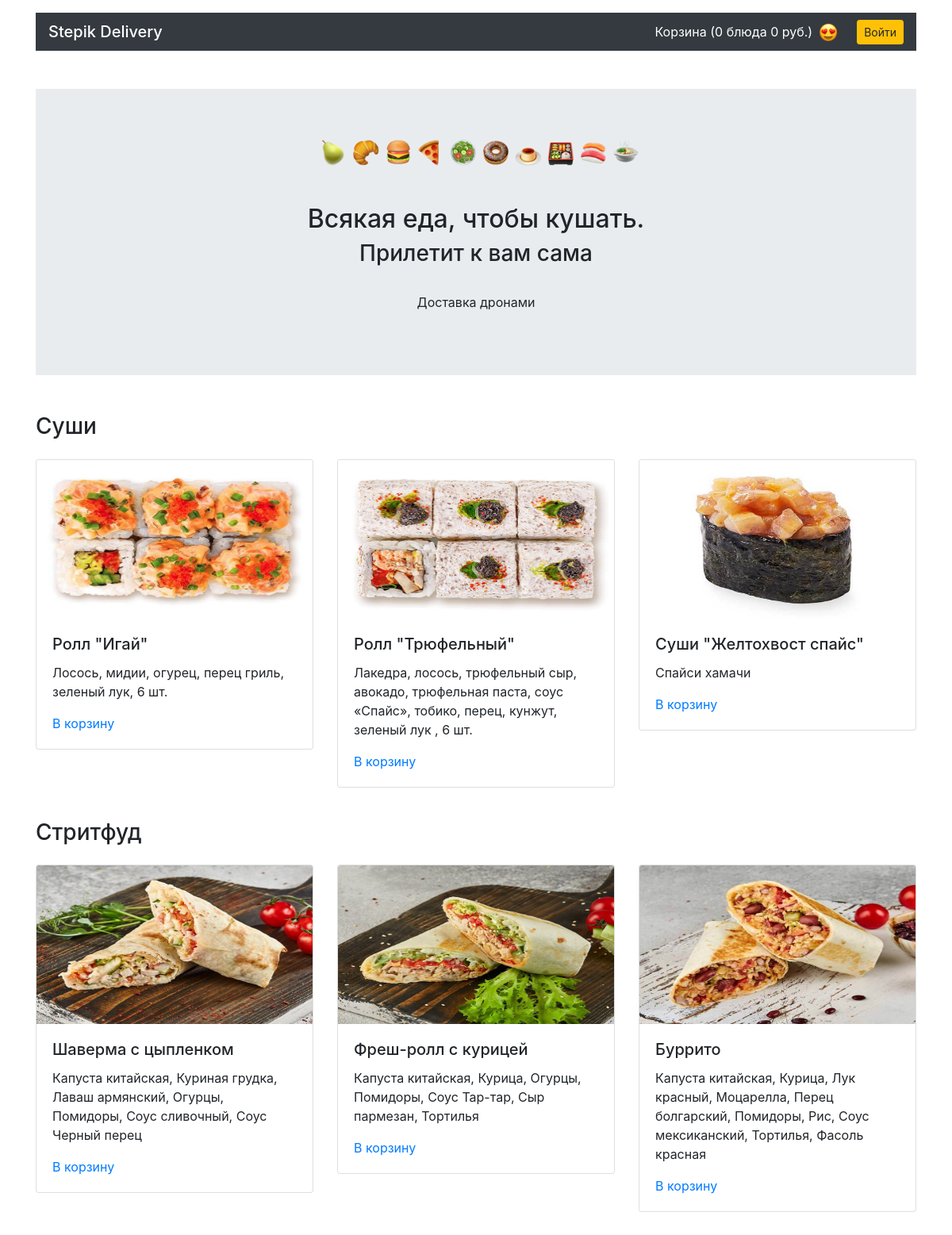
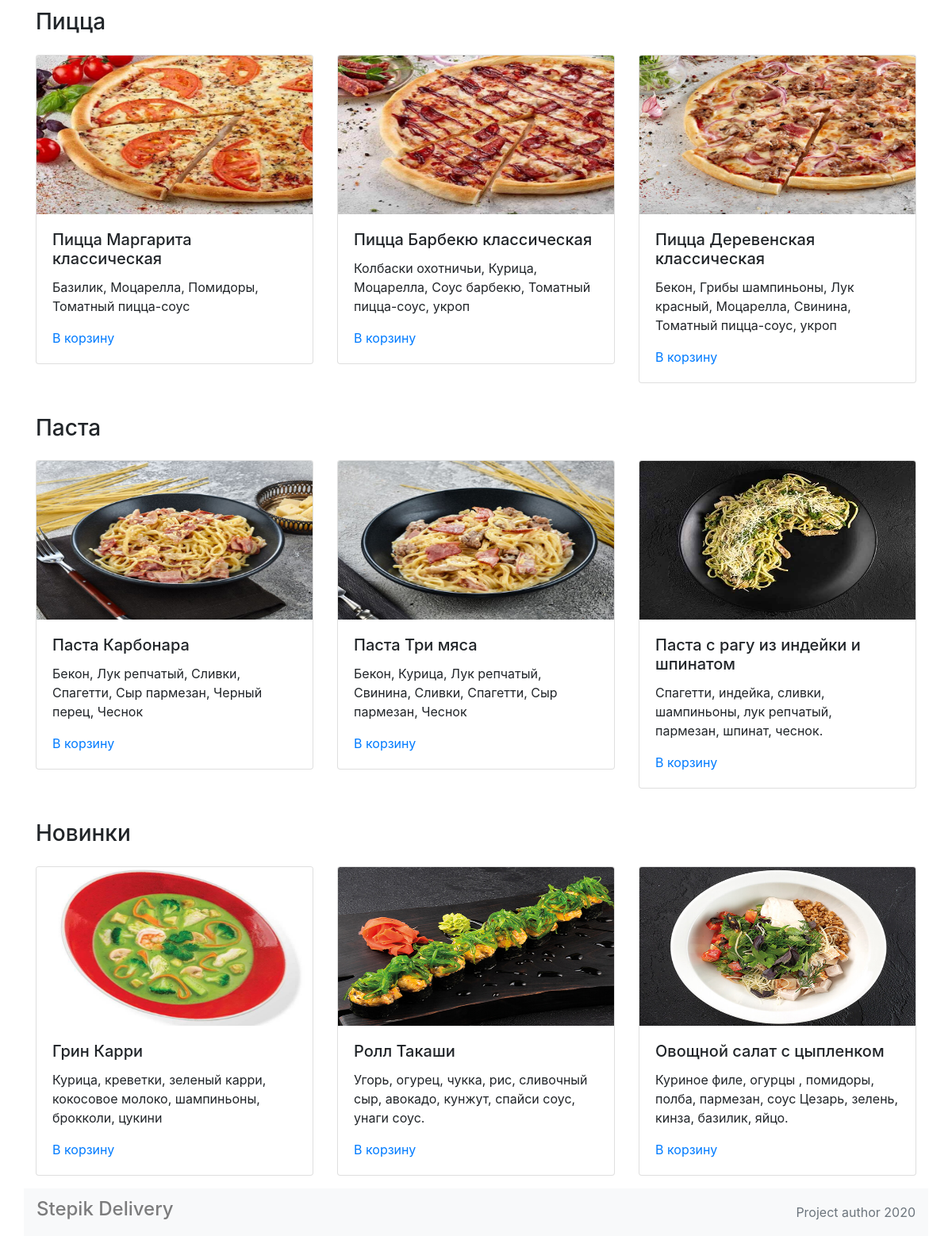
The page / on the database its author committed (2 pictures, top to bottom).
### shop/models.py (models this page shows)
class Category(db.Model):
    __tablename__ = 'categories'
    id = db.Column(db.Integer, primary_key=True)
    title = db.Column(db.String)
    dishes = db.relationship('Dish', back_populates='category')

class Dish(db.Model):
    __tablename__ = 'dishes'
    id = db.Column(db.Integer, primary_key=True)
    title = db.Column(db.String)
    price = db.Column(db.Integer)
    description = db.Column(db.String)
    picture = db.Column(db.String)
    category_id = db.Column(db.Integer, db.ForeignKey('categories.id'))
    category = db.relationship('Category', back_populates='dishes')
    orders = db.relationship('Order', secondary='order_dishes', back_populates='dishes')

### shop/views.py (the view)
@app.route("/")
def main():
    is_auth = session.get('user', {})
    categories = Category.query.all()
    random_dishes = [random.sample(item.dishes, 3) for item in categories]
    current_cart = session.get('cart', [])
    cart_dishes = Dish.query.filter(Dish.id.in_(current_cart)).all()
    return render_template("main.html", categories=categories, random_dishes=random_dishes, cart_dishes=cart_dishes, is_auth=is_auth)

### shop/templates/main.html (shortened to what this page needs)
{% extends 'base.html' %}
{% block content %}
  <main class="container mt-3">
    <section class="my-5 jumbotron jumbotron-fluid">
      <div class="text-center">
        <img class="ml-2" alt="" width="401" height="33">
        <h1 class="h2 mt-5 m-2">Всякая еда, чтобы кушать.</h1>
        <h2 class="h3">Прилетит к вам сама</h2>
        <p class="pt-4">Доставка дронами</p>
      </div>
    </section>
    {% for category in categories %}
    <section>
      <h3 class="my-4">{{ category.title }}</h3>
      <div class="row mt-4">
        {% for dish_list in random_dishes %}
          {% for dish in dish_list %}
            {% if dish.category.title == category.title %}
              <div class="col-12 col-md-4">
                <div class="card mb-3">
                  <img src="../static/pictures/{{ dish.picture }}" width="300" height="200" class="card-img-top" alt="">
                  <div class="card-body">
                    <h4 class="h5 card-title">{{ dish.title }}</h4>
                    <p class="card-text">{{ dish.description }}</p>
                    <a href="{{ url_for('add_to_cart', dish_id=dish.id)}}" btn btn-danger">В корзину</a>
                  </div>
                </div>
            </div>
            {% endif %}
          {% endfor %}
        {% endfor %}
      </div>
    </section>
    {% endfor %}
  </main>
{% endblock %}

### shop/templates/base.html (style rules this page uses)
html { position: relative; min-height: 100%; }
body { margin-bottom: 60px; }

### rows shown on the page
Category: title "Суши"
Dish: picture (picture), title "Ролл \"Игай\"", description "Лосось, мидии, огурец, перец гриль, зеленый лук, 6 шт."
Dish: picture (picture), title "Ролл \"Трюфельный\"", description "Лакедра, лосось, трюфельный сыр, авокадо, трюфельная паста, соус «Спайс», тобико, перец, кунжут, зеленый лук , 6 шт."
Dish: picture (picture), title "Суши \"Желтохвост спайс\"", description "Спайси хамачи"
Category: title "Стритфуд"
Dish: picture (picture), title "Шаверма с цыпленком", description "Капуста китайская, Куриная грудка, Лаваш армянский, Огурцы, Помидоры, Соус сливочный, Соус Черный перец"
Dish: picture (picture), title "Фреш-ролл с курицей", description "Капуста китайская, Курица, Огурцы, Помидоры, Соус Тар-тар, Сыр пармезан, Тортилья"
Dish: picture (picture), title "Буррито", description "Капуста китайская, Курица, Лук красный, Моцарелла, Перец болгарский, Помидоры, Рис, Соус мексиканский, Тортилья, Фасоль красная"
Category: title "Пицца"
Dish: picture (picture), title "Пицца Маргарита классическая", description "Базилик, Моцарелла, Помидоры, Томатный пицца-соус"
Dish: picture (picture), title "Пицца Барбекю классическая", description "Колбаски охотничьи, Курица, Моцарелла, Соус барбекю, Томатный пицца-соус, укроп"
Dish: picture (picture), title "Пицца Деревенская классическая", description "Бекон, Грибы шампиньоны, Лук красный, Моцарелла, Свинина, Томатный пицца-соус, укроп"
Category: title "Паста"
Dish: picture (picture), title "Паста Карбонара", description "Бекон, Лук репчатый, Сливки, Спагетти, Сыр пармезан, Черный перец, Чеснок"
Dish: picture (picture), title "Паста Три мяса", description "Бекон, Курица, Лук репчатый, Свинина, Сливки, Спагетти, Сыр пармезан, Чеснок"
Dish: picture (picture), title "Паста с рагу из индейки и шпинатом", description "Спагетти, индейка, сливки, шампиньоны, лук репчатый, пармезан, шпинат, чеснок."
Category: title "Новинки"
Dish: picture (picture), title "Грин Карри", description "Курица, креветки, зеленый карри, кокосовое молоко, шампиньоны, брокколи, цукини"
Dish: picture (picture), title "Ролл Такаши", description "Угорь, огурец, чукка, рис, сливочный сыр, авокадо, кунжут, спайси соус, унаги соус."
Dish: picture (picture), title "Овощной салат с цыпленком", description "Куриное филе, огурцы , помидоры, полба, пармезан, соус Цезарь, зелень, кинза, базилик, яйцо."

### other values the page prints
{{ cart_dishes|length }} "0"
{{ cart_dishes|sum(attribute='price') }} "0"
